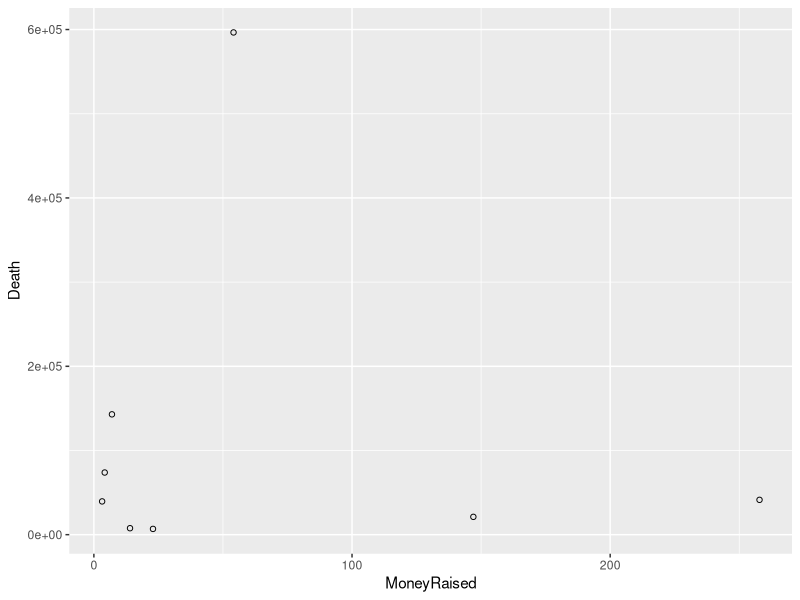
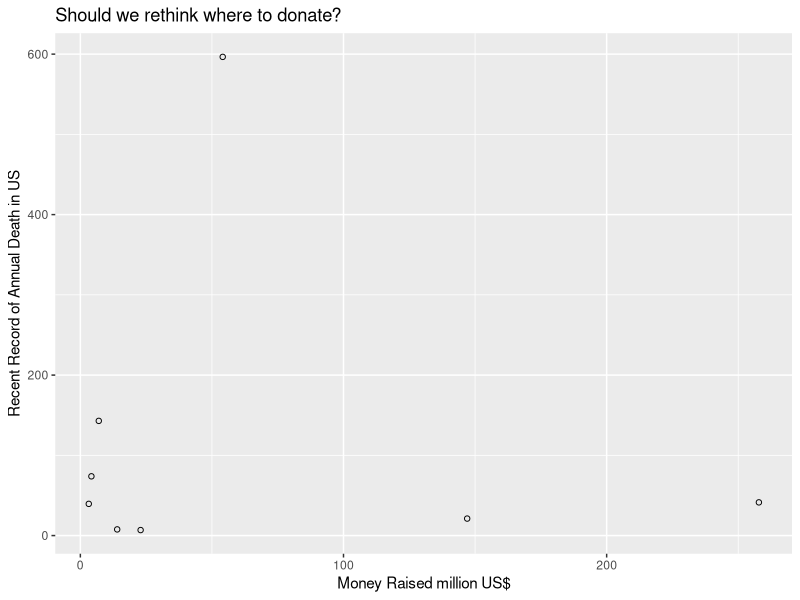
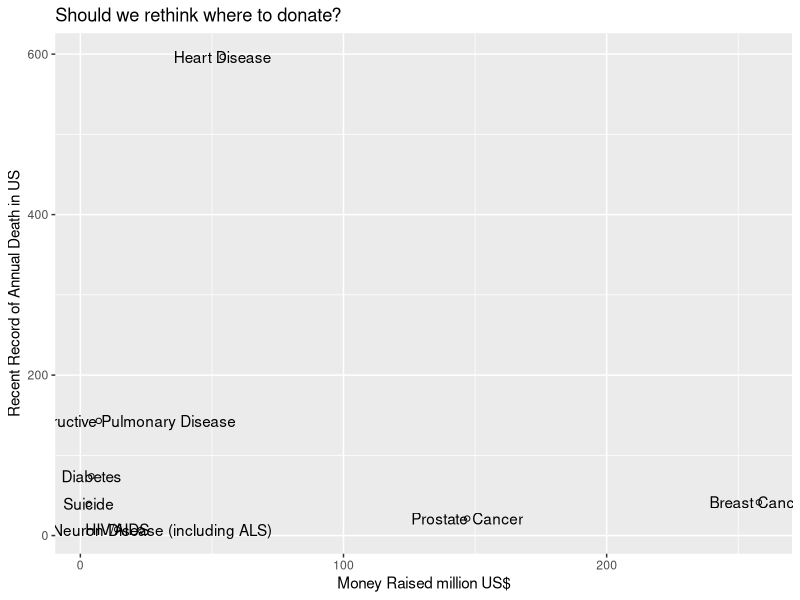
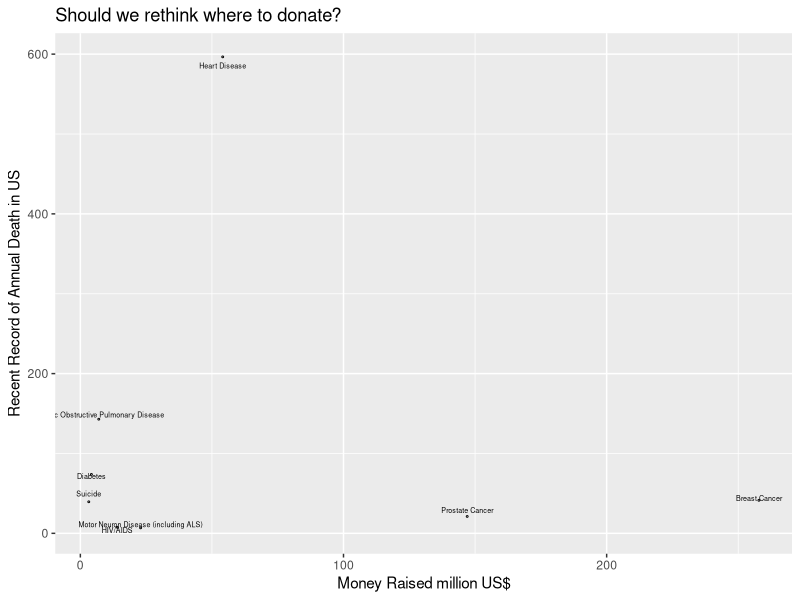

Recreate these plots in R, in order.
## ---- chunk 1
# This is a comment, which is not executed.
# You can take notes this way, e.g.Commom dataset structure:each variable is a column, each observation is a row, and each type of observational unit is a table. 
## ---- chunk 2
1 + 1
4 / 2 * 3
## ---- chunk 3
4 / (2*3)
## ---- chunk 4
sqrt(4)
## ---- chunk 5
a <- 1
b <- 2   ## you can also try b=2, which is another way of assigning a variable, but arrow is generally preferred
c <- a + b 
## ---- chunk 6
c
## ---- chunk 7
A <- 10
## ---- chunk 8
A
a    ##remember, R is case sensitive! 
## ---- chunk 9
ls()  # R stores both data and data analysis output as objects. ls() returns a list of all objects in the current session
rm(a) 
## ---- chunk 10
A <- c(1,2,3,4,5)  ##Overwrite an object by assigning it something new
A
B <- 1:5; B #Commands are separated either by a ; or by a newline
C <- c(100, 40:30); C 
## ---- chunk 11
A < 2

##check length
length(A); length(B)

A == B
A != 5
## ---- chunk 12
# add 1 to every element
A + 1

# multiplty 2 to every element
A * 2

# raise every element to second power
A ^ 2
## ---- chunk 13
# +, -, *, /
A+B

A/B 

## ---- chunk 14
##get a specific element from vector C
A[3]

##remove a specific element from vector C
A[-3]

D<-A[-3]
D
length(D)
## ---- chunk 15
#setwd("/Users/timz/Downloads")
demo <- read.csv("Donation-Disease.csv",
                 stringsAsFactors=F,
                # arg2=blah,
                # more args
                )
## ---- chunk 16
# give dataset a name as a R dataframe object 
demo<-read.csv("Donation-Disease.csv",stringsAsFactors=F)
## ---- chunk 17
# class of demo
class(demo) # data frames have a matrix structure. Obs are arranged as rows and columns

# Structure of demo, including data types for variables
str(demo)

# Look at the dataset 
head(demo)

# Dimensions of demo
dim(demo)   #output: row column

# Summary demo, returns distributional summaries of variables in the dataset
summary(demo)

## ---- chunk 18
# Extract a specific cell
demo[2,2]

# Extract values of the column "Name" #
demo[["Name"]]  #this is a preferred approach
demo[[1]]     #the number of the column
demo$Name     #another commom alternative 
demo[ ,1]

# Extract values of specific rows
demo[2:5, ]
demo[2:5, 1:2]

## ---- chunk 19
# install.packages("ggplot2") #package for elegant data visualization using the Grammar of Graphics
library(ggplot2)
## ---- chunk 20

?ggplot #Get R on-line help 

ggplot(demo, aes(x=MoneyRaised, y=Death)) +
    geom_point(shape=1) 

## ---- chunk 21
demo$Death<-as.numeric(demo$Death)
demo$Death<-demo$Death/1000
ggplot(demo, aes(x=MoneyRaised, y=Death)) +
    geom_point(shape=1) +xlab("Money Raised million US$") + 
    ylab("Recent Record of Annual Death in US") + 
    ggtitle("Should we rethink where to donate?")
## ---- chunk 22
ggplot(demo, aes(x=MoneyRaised, y=Death,label=Name)) +
    geom_point(shape=1) +
    xlab("Money Raised million US$") + 
    ylab("Recent Record of Annual Death in US") + 
    ggtitle("Should we rethink where to donate?")+
    geom_text(aes(label=Name))
## ---- chunk 23
ggplot(demo, aes(x=MoneyRaised, y=Death,label=Name)) +
    geom_point(shape=1,size=0.3) +
    geom_text(aes(label=Name),size=1.8,position=position_jitter(width=-8, height=21))+
    xlab("Money Raised million US$") + 
    ylab("Recent Record of Annual Death in US") + 
    ggtitle("Should we rethink where to donate?") 
